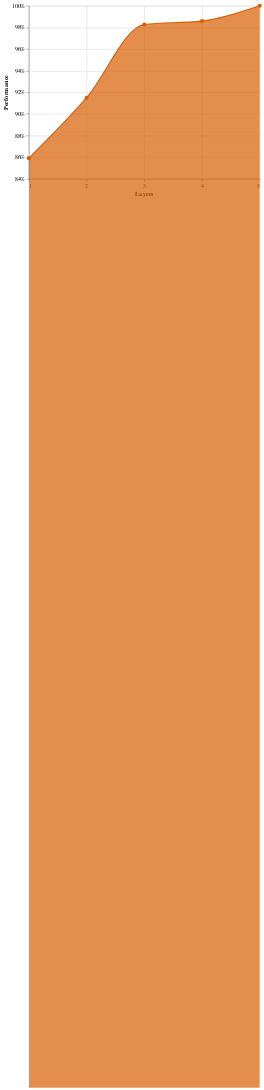

Write notebook code for a chart like this one.
### Code cell
source = pd.DataFrame({'Layers': layers,
                           'Perf': perf_layers
                           })
source = source.melt('Layers', var_name='category', value_name='Performance')

layers_chart = alt.Chart(source).transform_joinaggregate(
    max='max(Performance)',
).transform_calculate(
    percent="datum.Performance / datum.max"
).transform_filter(
    0.85 <= alt.datum.percent
).mark_area(
    color="lightblue",
    line=True,
    point=True,
    interpolate='monotone'
).encode(
    alt.X('Layers:Q', axis=alt.Axis(tickCount=5)),
    alt.Y('percent:Q', title='Performance',
          scale=alt.Scale(zero=False, nice=True, type='linear', 
                          domain=[0.85, 1], padding=0
                         ),
          axis=alt.Axis(tickCount=6, format='.0%')),
    color=alt.value('#D95F02')
).configure_point(
    size=50
)
layers_chart

### Figure 1 — Vega-Lite specification as saved in the notebook (floating-point values rounded to 4 significant figures)
{"config": {"view": {"continuousWidth": 400, "continuousHeight": 300}, "point": {"size": 50}}, "data": {"name": "data-467932288be4834874066552ab4f7f44"}, "mark": {"type": "area", "color": "lightblue", "interpolate": "monotone", "line": true, "point": true}, "encoding": {"color": {"value": "#D95F02"}, "x": {"type": "quantitative", "axis": {"tickCount": 5}, "field": "Layers"}, "y": {"type": "quantitative", "axis": {"format": ".0%", "tickCount": 6}, "field": "percent", "scale": {"domain": [0.85, 1], "nice": true, "padding": 0, "type": "linear", "zero": false}, "title": "Performance"}}, "transform": [{"joinaggregate": [{"op": "max", "field": "Performance", "as": "max"}]}, {"calculate": "datum.Performance / datum.max", "as": "percent"}, {"filter": "(datum.percent >= 0.85)"}], "$schema": "https://vega.github.io/schema/vega-lite/v4.8.1.json", "datasets": {"data-467932288be4834874066552ab4f7f44": [{"Layers": 1, "category": "Perf", "Performance": 3.453}, {"Layers": 2, "category": "Perf", "Performance": 3.677}, {"Layers": 3, "category": "Perf", "Performance": 3.949}, {"Layers": 4, "category": "Perf", "Performance": 3.962}, {"Layers": 5, "category": "Perf", "Performance": 4.019}]}}
